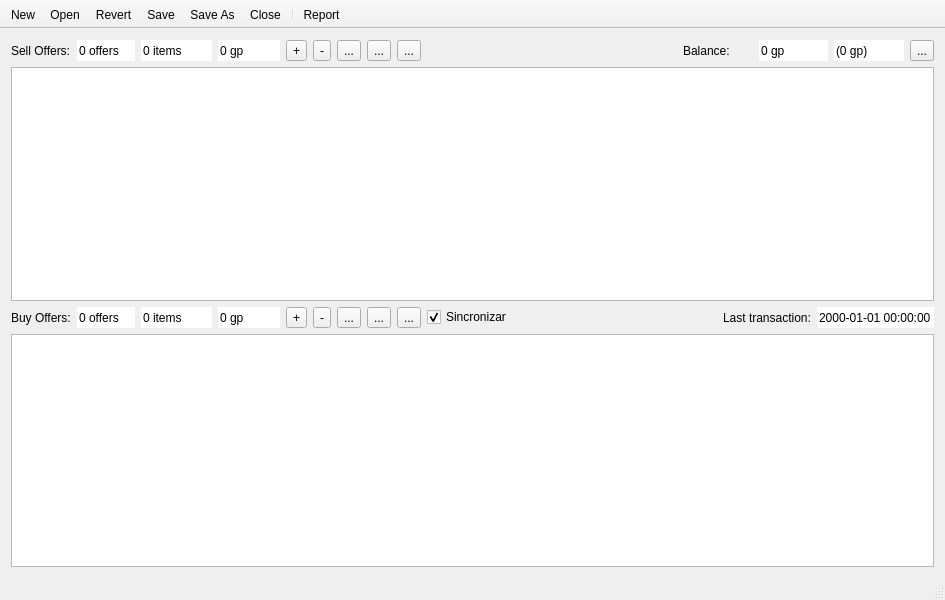
<?xml version="1.0" encoding="UTF-8"?>
<ui version="4.0">
 <class>main_window</class>
 <widget class="QMainWindow" name="main_window">
  <property name="geometry">
   <rect>
    <x>0</x>
    <y>0</y>
    <width>945</width>
    <height>600</height>
   </rect>
  </property>
  <property name="windowTitle">
   <string>Tibia Market Helper</string>
  </property>
  <property name="windowIcon">
   <iconset resource="resources.qrc">
    <normaloff>:/img/excelent.png</normaloff>:/img/excelent.png</iconset>
  </property>
  <widget class="QWidget" name="centralWidget">
   <layout class="QGridLayout" name="gridLayout">
    <item row="0" column="0">
     <widget class="QLabel" name="lbSell">
      <property name="text">
       <string>Sell Offers:</string>
      </property>
      <property name="buddy">
       <cstring>sbSellItems</cstring>
      </property>
     </widget>
    </item>
    <item row="0" column="1">
     <widget class="localized_spin_box" name="sbSellOffers">
      <property name="sizePolicy">
       <sizepolicy hsizetype="Minimum" vsizetype="Minimum">
        <horstretch>0</horstretch>
        <verstretch>0</verstretch>
       </sizepolicy>
      </property>
      <property name="frame">
       <bool>false</bool>
      </property>
      <property name="readOnly">
       <bool>true</bool>
      </property>
      <property name="buttonSymbols">
       <enum>QAbstractSpinBox::NoButtons</enum>
      </property>
      <property name="suffix">
       <string> offers</string>
      </property>
      <property name="maximum">
       <number>100</number>
      </property>
     </widget>
    </item>
    <item row="0" column="2">
     <widget class="localized_spin_box" name="sbSellItems">
      <property name="sizePolicy">
       <sizepolicy hsizetype="Minimum" vsizetype="Minimum">
        <horstretch>0</horstretch>
        <verstretch>0</verstretch>
       </sizepolicy>
      </property>
      <property name="frame">
       <bool>false</bool>
      </property>
      <property name="readOnly">
       <bool>true</bool>
      </property>
      <property name="buttonSymbols">
       <enum>QAbstractSpinBox::NoButtons</enum>
      </property>
      <property name="suffix">
       <string> items</string>
      </property>
      <property name="maximum">
       <number>64000</number>
      </property>
     </widget>
    </item>
    <item row="0" column="3">
     <widget class="localized_spin_box" name="sbSellTotal">
      <property name="sizePolicy">
       <sizepolicy hsizetype="Minimum" vsizetype="Minimum">
        <horstretch>0</horstretch>
        <verstretch>0</verstretch>
       </sizepolicy>
      </property>
      <property name="frame">
       <bool>false</bool>
      </property>
      <property name="readOnly">
       <bool>true</bool>
      </property>
      <property name="buttonSymbols">
       <enum>QAbstractSpinBox::NoButtons</enum>
      </property>
      <property name="suffix">
       <string> gp</string>
      </property>
      <property name="maximum">
       <number>2147483647</number>
      </property>
     </widget>
    </item>
    <item row="0" column="4">
     <widget class="QToolButton" name="btSellNew">
      <property name="sizePolicy">
       <sizepolicy hsizetype="Fixed" vsizetype="Minimum">
        <horstretch>0</horstretch>
        <verstretch>0</verstretch>
       </sizepolicy>
      </property>
      <property name="text">
       <string>+</string>
      </property>
      <property name="icon">
       <iconset theme="list-add">
        <normaloff/>
       </iconset>
      </property>
     </widget>
    </item>
    <item row="0" column="5">
     <widget class="QToolButton" name="btSellDel">
      <property name="sizePolicy">
       <sizepolicy hsizetype="Fixed" vsizetype="Minimum">
        <horstretch>0</horstretch>
        <verstretch>0</verstretch>
       </sizepolicy>
      </property>
      <property name="text">
       <string>-</string>
      </property>
      <property name="icon">
       <iconset theme="list-remove">
        <normaloff/>
       </iconset>
      </property>
     </widget>
    </item>
    <item row="0" column="6">
     <widget class="QToolButton" name="btSellEdit">
      <property name="sizePolicy">
       <sizepolicy hsizetype="Fixed" vsizetype="Minimum">
        <horstretch>0</horstretch>
        <verstretch>0</verstretch>
       </sizepolicy>
      </property>
      <property name="text">
       <string>...</string>
      </property>
      <property name="icon">
       <iconset theme="document-properties">
        <normaloff/>
       </iconset>
      </property>
     </widget>
    </item>
    <item row="0" column="7">
     <widget class="QToolButton" name="btSell">
      <property name="sizePolicy">
       <sizepolicy hsizetype="Fixed" vsizetype="Minimum">
        <horstretch>0</horstretch>
        <verstretch>0</verstretch>
       </sizepolicy>
      </property>
      <property name="text">
       <string>...</string>
      </property>
      <property name="icon">
       <iconset theme="go-down">
        <normaloff/>
       </iconset>
      </property>
     </widget>
    </item>
    <item row="0" column="8">
     <widget class="QToolButton" name="btCustomSell">
      <property name="sizePolicy">
       <sizepolicy hsizetype="Fixed" vsizetype="Minimum">
        <horstretch>0</horstretch>
        <verstretch>0</verstretch>
       </sizepolicy>
      </property>
      <property name="text">
       <string>...</string>
      </property>
      <property name="icon">
       <iconset theme="go-jump">
        <normaloff/>
       </iconset>
      </property>
     </widget>
    </item>
    <item row="0" column="9">
     <spacer name="horizontalSpacer">
      <property name="orientation">
       <enum>Qt::Horizontal</enum>
      </property>
      <property name="sizeType">
       <enum>QSizePolicy::Expanding</enum>
      </property>
      <property name="sizeHint" stdset="0">
       <size>
        <width>40</width>
        <height>20</height>
       </size>
      </property>
     </spacer>
    </item>
    <item row="0" column="10">
     <widget class="QLabel" name="lbBalance">
      <property name="text">
       <string>Balance:</string>
      </property>
      <property name="buddy">
       <cstring>sbBalance</cstring>
      </property>
     </widget>
    </item>
    <item row="0" column="11">
     <widget class="localized_spin_box" name="sbBalance">
      <property name="sizePolicy">
       <sizepolicy hsizetype="Minimum" vsizetype="Minimum">
        <horstretch>0</horstretch>
        <verstretch>0</verstretch>
       </sizepolicy>
      </property>
      <property name="frame">
       <bool>false</bool>
      </property>
      <property name="readOnly">
       <bool>true</bool>
      </property>
      <property name="buttonSymbols">
       <enum>QAbstractSpinBox::NoButtons</enum>
      </property>
      <property name="suffix">
       <string> gp</string>
      </property>
      <property name="maximum">
       <number>2147483647</number>
      </property>
     </widget>
    </item>
    <item row="0" column="12">
     <widget class="localized_spin_box" name="sbBalanceItems">
      <property name="sizePolicy">
       <sizepolicy hsizetype="Minimum" vsizetype="Minimum">
        <horstretch>0</horstretch>
        <verstretch>0</verstretch>
       </sizepolicy>
      </property>
      <property name="frame">
       <bool>false</bool>
      </property>
      <property name="readOnly">
       <bool>true</bool>
      </property>
      <property name="buttonSymbols">
       <enum>QAbstractSpinBox::NoButtons</enum>
      </property>
      <property name="suffix">
       <string> gp)</string>
      </property>
      <property name="prefix">
       <string>(</string>
      </property>
      <property name="maximum">
       <number>2147483647</number>
      </property>
     </widget>
    </item>
    <item row="0" column="13">
     <widget class="QToolButton" name="btBalance">
      <property name="sizePolicy">
       <sizepolicy hsizetype="Fixed" vsizetype="Minimum">
        <horstretch>0</horstretch>
        <verstretch>0</verstretch>
       </sizepolicy>
      </property>
      <property name="text">
       <string>...</string>
      </property>
      <property name="icon">
       <iconset theme="document-properties">
        <normaloff/>
       </iconset>
      </property>
     </widget>
    </item>
    <item row="1" column="0" colspan="14">
     <widget class="market_view" name="tbSell">
      <property name="alternatingRowColors">
       <bool>true</bool>
      </property>
      <property name="selectionMode">
       <enum>QAbstractItemView::SingleSelection</enum>
      </property>
      <property name="selectionBehavior">
       <enum>QAbstractItemView::SelectRows</enum>
      </property>
      <property name="sortingEnabled">
       <bool>true</bool>
      </property>
      <property name="cornerButtonEnabled">
       <bool>false</bool>
      </property>
      <attribute name="verticalHeaderVisible">
       <bool>false</bool>
      </attribute>
     </widget>
    </item>
    <item row="2" column="0">
     <widget class="QLabel" name="lbBuy">
      <property name="text">
       <string>Buy Offers:</string>
      </property>
      <property name="buddy">
       <cstring>sbBuyItems</cstring>
      </property>
     </widget>
    </item>
    <item row="2" column="1">
     <widget class="localized_spin_box" name="sbBuyOffers">
      <property name="sizePolicy">
       <sizepolicy hsizetype="Minimum" vsizetype="Minimum">
        <horstretch>0</horstretch>
        <verstretch>0</verstretch>
       </sizepolicy>
      </property>
      <property name="frame">
       <bool>false</bool>
      </property>
      <property name="readOnly">
       <bool>true</bool>
      </property>
      <property name="buttonSymbols">
       <enum>QAbstractSpinBox::NoButtons</enum>
      </property>
      <property name="suffix">
       <string> offers</string>
      </property>
      <property name="maximum">
       <number>100</number>
      </property>
     </widget>
    </item>
    <item row="2" column="2">
     <widget class="localized_spin_box" name="sbBuyItems">
      <property name="sizePolicy">
       <sizepolicy hsizetype="Minimum" vsizetype="Minimum">
        <horstretch>0</horstretch>
        <verstretch>0</verstretch>
       </sizepolicy>
      </property>
      <property name="frame">
       <bool>false</bool>
      </property>
      <property name="readOnly">
       <bool>true</bool>
      </property>
      <property name="buttonSymbols">
       <enum>QAbstractSpinBox::NoButtons</enum>
      </property>
      <property name="suffix">
       <string> items</string>
      </property>
      <property name="maximum">
       <number>64000</number>
      </property>
     </widget>
    </item>
    <item row="2" column="3">
     <widget class="localized_spin_box" name="sbBuyTotal">
      <property name="sizePolicy">
       <sizepolicy hsizetype="Minimum" vsizetype="Minimum">
        <horstretch>0</horstretch>
        <verstretch>0</verstretch>
       </sizepolicy>
      </property>
      <property name="frame">
       <bool>false</bool>
      </property>
      <property name="readOnly">
       <bool>true</bool>
      </property>
      <property name="buttonSymbols">
       <enum>QAbstractSpinBox::NoButtons</enum>
      </property>
      <property name="suffix">
       <string> gp</string>
      </property>
      <property name="maximum">
       <number>2147483647</number>
      </property>
     </widget>
    </item>
    <item row="2" column="4">
     <widget class="QToolButton" name="btBuyNew">
      <property name="sizePolicy">
       <sizepolicy hsizetype="Fixed" vsizetype="Minimum">
        <horstretch>0</horstretch>
        <verstretch>0</verstretch>
       </sizepolicy>
      </property>
      <property name="text">
       <string>+</string>
      </property>
      <property name="icon">
       <iconset theme="list-add">
        <normaloff/>
       </iconset>
      </property>
     </widget>
    </item>
    <item row="2" column="7">
     <widget class="QToolButton" name="btBuy">
      <property name="sizePolicy">
       <sizepolicy hsizetype="Fixed" vsizetype="Minimum">
        <horstretch>0</horstretch>
        <verstretch>0</verstretch>
       </sizepolicy>
      </property>
      <property name="text">
       <string>...</string>
      </property>
      <property name="icon">
       <iconset theme="go-down">
        <normaloff/>
       </iconset>
      </property>
     </widget>
    </item>
    <item row="2" column="5">
     <widget class="QToolButton" name="btBuyDel">
      <property name="sizePolicy">
       <sizepolicy hsizetype="Fixed" vsizetype="Minimum">
        <horstretch>0</horstretch>
        <verstretch>0</verstretch>
       </sizepolicy>
      </property>
      <property name="text">
       <string>-</string>
      </property>
      <property name="icon">
       <iconset theme="list-remove">
        <normaloff/>
       </iconset>
      </property>
     </widget>
    </item>
    <item row="2" column="8">
     <widget class="QToolButton" name="btCustomBuy">
      <property name="sizePolicy">
       <sizepolicy hsizetype="Fixed" vsizetype="Minimum">
        <horstretch>0</horstretch>
        <verstretch>0</verstretch>
       </sizepolicy>
      </property>
      <property name="text">
       <string>...</string>
      </property>
      <property name="icon">
       <iconset theme="go-jump">
        <normaloff/>
       </iconset>
      </property>
     </widget>
    </item>
    <item row="2" column="6">
     <widget class="QToolButton" name="btBuyEdit">
      <property name="sizePolicy">
       <sizepolicy hsizetype="Fixed" vsizetype="Minimum">
        <horstretch>0</horstretch>
        <verstretch>0</verstretch>
       </sizepolicy>
      </property>
      <property name="text">
       <string>...</string>
      </property>
      <property name="icon">
       <iconset theme="document-properties">
        <normaloff/>
       </iconset>
      </property>
     </widget>
    </item>
    <item row="3" column="0" colspan="14">
     <widget class="market_view" name="tbBuy">
      <property name="alternatingRowColors">
       <bool>true</bool>
      </property>
      <property name="selectionMode">
       <enum>QAbstractItemView::SingleSelection</enum>
      </property>
      <property name="selectionBehavior">
       <enum>QAbstractItemView::SelectRows</enum>
      </property>
      <property name="sortingEnabled">
       <bool>true</bool>
      </property>
      <property name="cornerButtonEnabled">
       <bool>false</bool>
      </property>
      <attribute name="verticalHeaderVisible">
       <bool>false</bool>
      </attribute>
     </widget>
    </item>
    <item row="2" column="10" colspan="4">
     <layout class="QHBoxLayout" name="horizontalLayout">
      <item>
       <spacer name="horizontalSpacer_2">
        <property name="orientation">
         <enum>Qt::Horizontal</enum>
        </property>
        <property name="sizeHint" stdset="0">
         <size>
          <width>40</width>
          <height>20</height>
         </size>
        </property>
       </spacer>
      </item>
      <item>
       <widget class="QLabel" name="lbLastTransaction">
        <property name="text">
         <string>Last transaction:</string>
        </property>
        <property name="buddy">
         <cstring>dtLastTransaction</cstring>
        </property>
       </widget>
      </item>
      <item>
       <widget class="QDateTimeEdit" name="dtLastTransaction">
        <property name="sizePolicy">
         <sizepolicy hsizetype="Minimum" vsizetype="Minimum">
          <horstretch>0</horstretch>
          <verstretch>0</verstretch>
         </sizepolicy>
        </property>
        <property name="frame">
         <bool>false</bool>
        </property>
        <property name="readOnly">
         <bool>true</bool>
        </property>
        <property name="buttonSymbols">
         <enum>QAbstractSpinBox::NoButtons</enum>
        </property>
        <property name="currentSection">
         <enum>QDateTimeEdit::YearSection</enum>
        </property>
        <property name="displayFormat">
         <string>yyyy-MM-dd HH:mm:ss</string>
        </property>
       </widget>
      </item>
     </layout>
    </item>
    <item row="2" column="9">
     <widget class="QCheckBox" name="cbSync">
      <property name="text">
       <string>Sincronizar</string>
      </property>
      <property name="checked">
       <bool>true</bool>
      </property>
     </widget>
    </item>
   </layout>
  </widget>
  <widget class="QToolBar" name="toolBar">
   <property name="windowTitle">
    <string>toolBar</string>
   </property>
   <property name="movable">
    <bool>false</bool>
   </property>
   <property name="floatable">
    <bool>false</bool>
   </property>
   <attribute name="toolBarArea">
    <enum>TopToolBarArea</enum>
   </attribute>
   <attribute name="toolBarBreak">
    <bool>false</bool>
   </attribute>
   <addaction name="actionNew"/>
   <addaction name="actionOpen"/>
   <addaction name="actionRevert"/>
   <addaction name="actionSave"/>
   <addaction name="actionSaveAs"/>
   <addaction name="actionClose"/>
   <addaction name="separator"/>
   <addaction name="actionReport"/>
  </widget>
  <widget class="QStatusBar" name="statusBar"/>
  <action name="actionOpen">
   <property name="icon">
    <iconset theme="document-open">
     <normaloff/>
    </iconset>
   </property>
   <property name="text">
    <string>Open</string>
   </property>
   <property name="shortcut">
    <string>Ctrl+O</string>
   </property>
  </action>
  <action name="actionSave">
   <property name="icon">
    <iconset theme="document-save">
     <normaloff/>
    </iconset>
   </property>
   <property name="text">
    <string>Save</string>
   </property>
   <property name="shortcut">
    <string>Ctrl+S</string>
   </property>
  </action>
  <action name="actionReport">
   <property name="icon">
    <iconset theme="document-print-preview">
     <normaloff/>
    </iconset>
   </property>
   <property name="text">
    <string>Report</string>
   </property>
   <property name="shortcut">
    <string>Ctrl+R</string>
   </property>
  </action>
  <action name="actionSaveAs">
   <property name="icon">
    <iconset theme="document-save-as">
     <normaloff/>
    </iconset>
   </property>
   <property name="text">
    <string>Save As</string>
   </property>
  </action>
  <action name="actionClose">
   <property name="icon">
    <iconset theme="document-close">
     <normaloff/>
    </iconset>
   </property>
   <property name="text">
    <string>Close</string>
   </property>
  </action>
  <action name="actionRevert">
   <property name="icon">
    <iconset theme="document-revert">
     <normaloff/>
    </iconset>
   </property>
   <property name="text">
    <string>Revert</string>
   </property>
  </action>
  <action name="actionNew">
   <property name="icon">
    <iconset theme="document-new"/>
   </property>
   <property name="text">
    <string>New</string>
   </property>
  </action>
 </widget>
 <layoutdefault spacing="6" margin="11"/>
 <customwidgets>
  <customwidget>
   <class>localized_spin_box</class>
   <extends>QSpinBox</extends>
   <header>localized_spin_box.h</header>
  </customwidget>
  <customwidget>
   <class>market_view</class>
   <extends>QTableView</extends>
   <header>market_view.h</header>
  </customwidget>
 </customwidgets>
 <tabstops>
  <tabstop>sbSellOffers</tabstop>
  <tabstop>sbSellItems</tabstop>
  <tabstop>sbSellTotal</tabstop>
  <tabstop>btSellNew</tabstop>
  <tabstop>btSellDel</tabstop>
  <tabstop>btSellEdit</tabstop>
  <tabstop>btSell</tabstop>
  <tabstop>btCustomSell</tabstop>
  <tabstop>sbBalance</tabstop>
  <tabstop>sbBalanceItems</tabstop>
  <tabstop>btBalance</tabstop>
  <tabstop>tbSell</tabstop>
  <tabstop>sbBuyOffers</tabstop>
  <tabstop>sbBuyItems</tabstop>
  <tabstop>sbBuyTotal</tabstop>
  <tabstop>btBuyNew</tabstop>
  <tabstop>btBuyDel</tabstop>
  <tabstop>btBuyEdit</tabstop>
  <tabstop>btBuy</tabstop>
  <tabstop>btCustomBuy</tabstop>
  <tabstop>cbSync</tabstop>
  <tabstop>dtLastTransaction</tabstop>
  <tabstop>tbBuy</tabstop>
 </tabstops>
 <resources>
  <include location="resources.qrc"/>
 </resources>
 <connections/>
</ui>
